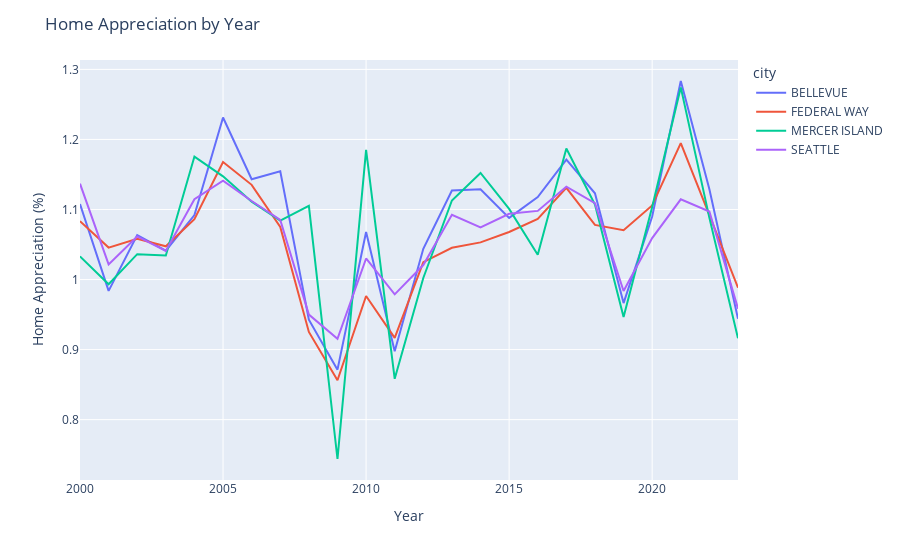

Source (notebook cell):
### Markdown cell above
- Average price per square footage trends persists between all major cities
- Steep inclines in prices between 2020 - 2021
- Steady incline in prices throughout from 2013 - 2022

### Code cell
# Plot of the house appreciation in each city
house_appreciation = pd.read_csv('sql-house-appreciation.csv')
df = house_appreciation.loc[(house_appreciation['city'] == 'SEATTLE') | (house_appreciation['city'] == 'BELLEVUE') | (house_appreciation['city'] == 'MERCER ISLAND') | (house_appreciation['city'] == 'FEDERAL WAY')]

fig = px.line(df, x='year', y='home_appreciation', color='city')
fig.update_layout(
    title = 'Home Appreciation by Year',
    xaxis_title = 'Year',
    yaxis_title = 'Home Appreciation (%)'
)
fig.show()

### Figure 1 — Plotly figure (JSON) as saved in the notebook; plotly's stock layout.template omitted (floating-point values rounded to 4 significant figures)
{"data": [{"hovertemplate": "city=BELLEVUE<br>year=%{x}<br>home_appreciation=%{y}<extra></extra>", "legendgroup": "BELLEVUE", "line": {"color": "#636efa", "dash": "solid"}, "marker": {"symbol": "circle"}, "mode": "lines", "name": "BELLEVUE", "orientation": "v", "showlegend": true, "type": "scatter", "x": [2000, 2001, 2002, 2003, 2004, 2005, 2006, 2007, 2008, 2009, 2010, 2011, 2012, 2013, 2014, 2015, 2016, 2017, 2018, 2019, 2020, 2021, 2022, 2023], "xaxis": "x", "y": [1.108, 0.9838, 1.063, 1.041, 1.092, 1.231, 1.143, 1.154, 0.9428, 0.8714, 1.068, 0.8976, 1.044, 1.127, 1.129, 1.088, 1.118, 1.171, 1.123, 0.9664, 1.09, 1.283, 1.129, 0.9439], "yaxis": "y"}, {"hovertemplate": "city=FEDERAL WAY<br>year=%{x}<br>home_appreciation=%{y}<extra></extra>", "legendgroup": "FEDERAL WAY", "line": {"color": "#EF553B", "dash": "solid"}, "marker": {"symbol": "circle"}, "mode": "lines", "name": "FEDERAL WAY", "orientation": "v", "showlegend": true, "type": "scatter", "x": [2000, 2001, 2002, 2003, 2004, 2005, 2006, 2007, 2008, 2009, 2010, 2011, 2012, 2013, 2014, 2015, 2016, 2017, 2018, 2019, 2020, 2021, 2022, 2023], "xaxis": "x", "y": [1.083, 1.046, 1.058, 1.047, 1.086, 1.168, 1.135, 1.075, 0.9252, 0.8562, 0.9765, 0.9167, 1.025, 1.045, 1.053, 1.068, 1.086, 1.131, 1.078, 1.071, 1.106, 1.195, 1.092, 0.9883], "yaxis": "y"}, {"hovertemplate": "city=MERCER ISLAND<br>year=%{x}<br>home_appreciation=%{y}<extra></extra>", "legendgroup": "MERCER ISLAND", "line": {"color": "#00cc96", "dash": "solid"}, "marker": {"symbol": "circle"}, "mode": "lines", "name": "MERCER ISLAND", "orientation": "v", "showlegend": true, "type": "scatter", "x": [2000, 2001, 2002, 2003, 2004, 2005, 2006, 2007, 2008, 2009, 2010, 2011, 2012, 2013, 2014, 2015, 2016, 2017, 2018, 2019, 2020, 2021, 2022, 2023], "xaxis": "x", "y": [1.033, 0.9933, 1.036, 1.034, 1.176, 1.147, 1.111, 1.084, 1.105, 0.7438, 1.185, 0.8583, 1.002, 1.113, 1.152, 1.101, 1.035, 1.187, 1.107, 0.9464, 1.103, 1.274, 1.088, 0.916], "yaxis": "y"}, {"hovertemplate": "city=SEATTLE<br>year=%{x}<br>home_appreciation=%{y}<extra></extra>", "legendgroup": "SEATTLE", "line": {"color": "#ab63fa", "dash": "solid"}, "marker": {"symbol": "circle"}, "mode": "lines", "name": "SEATTLE", "orientation": "v", "showlegend": true, "type": "scatter", "x": [2000, 2001, 2002, 2003, 2004, 2005, 2006, 2007, 2008, 2009, 2010, 2011, 2012, 2013, 2014, 2015, 2016, 2017, 2018, 2019, 2020, 2021, 2022, 2023], "xaxis": "x", "y": [1.137, 1.022, 1.061, 1.041, 1.115, 1.141, 1.112, 1.085, 0.95, 0.9153, 1.03, 0.9789, 1.021, 1.093, 1.074, 1.094, 1.098, 1.133, 1.109, 0.9836, 1.059, 1.114, 1.097, 0.9584], "yaxis": "y"}], "layout": {"legend": {"title": {"text": "city"}, "tracegroupgap": 0}, "margin": {"t": 60}, "title": {"text": "Home Appreciation by Year"}, "xaxis": {"anchor": "y", "domain": [0, 1], "title": {"text": "Year"}}, "yaxis": {"anchor": "x", "domain": [0, 1], "title": {"text": "Home Appreciation (%)"}}}}
